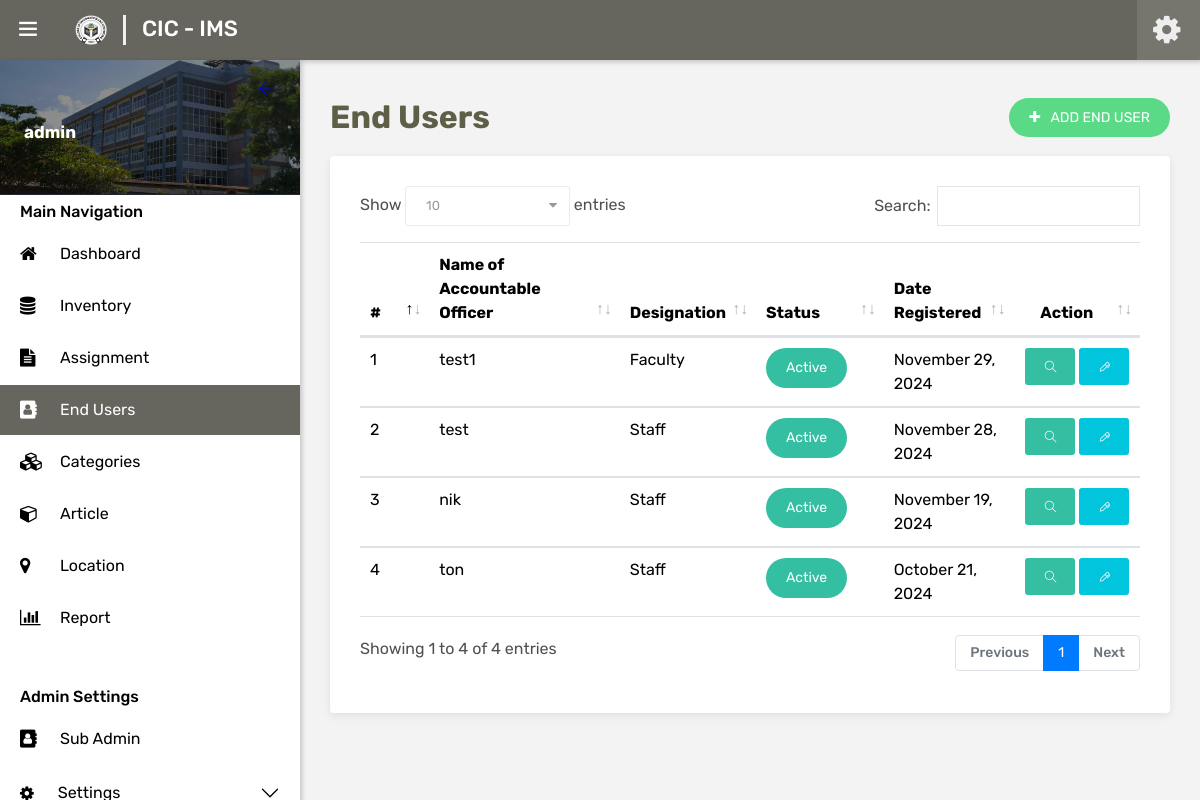
Page /admin/end-user.php (signed in) on the earlier database version.
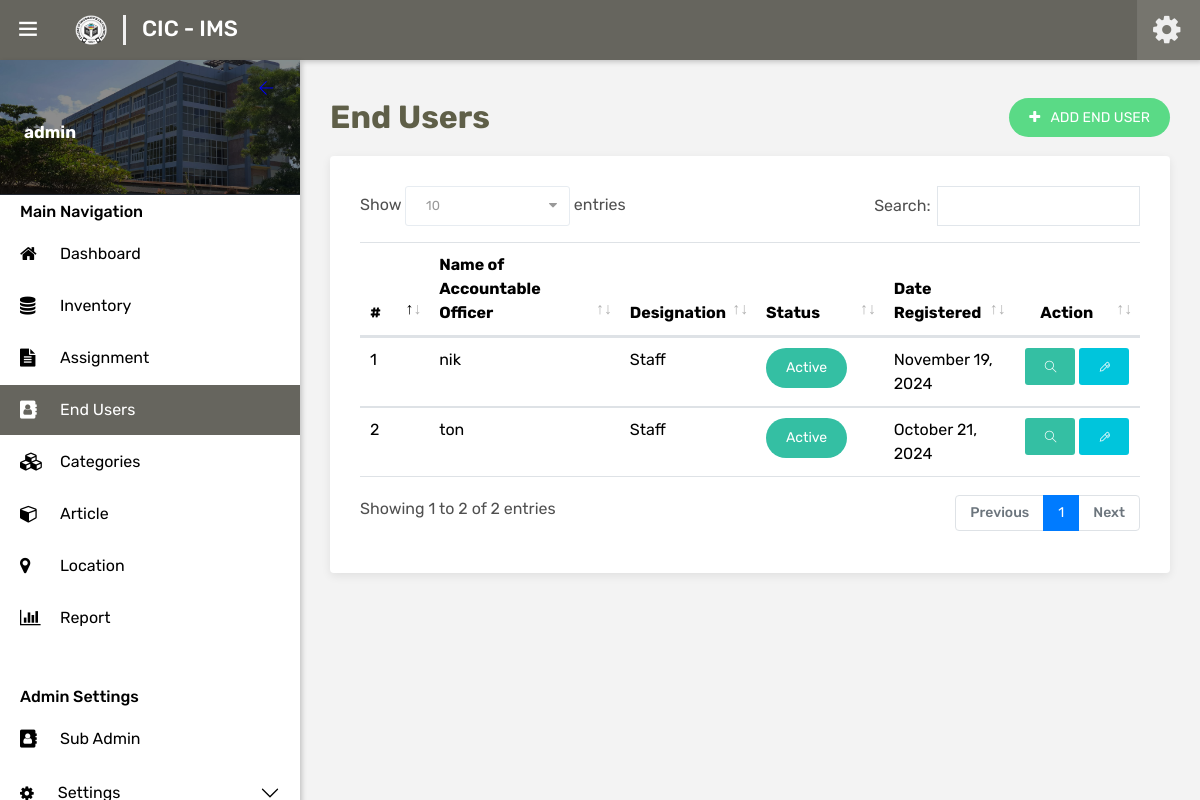
Same page on the later database version.
### tables this page shows
CREATE TABLE `end_user` (
  `id` int(4) NOT NULL,
  `user_id` int(11) NOT NULL,
  `first_name` varchar(15) NOT NULL,
  `middle_name` varchar(20) NOT NULL,
  `last_name` varchar(20) NOT NULL,
  `email` varchar(25) NOT NULL,
  `contact` varchar(11) NOT NULL,
  `designation` int(3) NOT NULL,
  `sex` varchar(6) NOT NULL,
  `birthday` date DEFAULT NULL,
  `status` int(1) NOT NULL,
  `date_registered` date NOT NULL
);

CREATE TABLE `users` (
  `id` int(4) NOT NULL,
  `role_id` int(3) DEFAULT NULL,
  `username` varchar(20) NOT NULL,
  `password` varchar(60) NOT NULL,
  `date_created` datetime NOT NULL
);

CREATE TABLE `designation` (
  `id` int(3) NOT NULL,
  `designation_name` varchar(20) NOT NULL
);

### includes/session.php (called while the page is built, shortened)
<?php
    include('../global/model.php');
    $model = new Model();
    $account_id = $_SESSION['sess'];
    $userInfo = $model->getUserInfo($account_id);
?>

### global/model.php (called while the page is built, shortened)
<?php
	Class Model {
		private $server = "localhost";
		private $username = "root";
		private $password = "cicims";
		private $dbname = "cic_ims";
		private $conn;
		public function __construct() {
			try {
				$this->conn = new mysqli($this->server, $this->username, $this->password, $this->dbname);
			} catch (Exception $e) {
				echo "Connection failed" . $e->getMessage();
			}
		}
		public function getUserInfo($user_id) {
			$data = null;
			$query = "SELECT * FROM users WHERE id = ?";
			if ($stmt = $this->conn->prepare($query)) {
				$stmt->bind_param("i", $user_id);
				$stmt->execute();
				$result = $stmt->get_result();
				if ($result->num_rows > 0) {
					$data = $result->fetch_assoc();
				}
			}
			return $data;
		}
		public function getEndUser() {
			$data = null;
			$query = "SELECT e.id AS end_user_id, e.user_id, e.first_name, e.middle_name, e.last_name, e.email, e.contact, e.designation, e.sex, e.birthday, e.status, e.date_registered, d.id AS designation_id, d.designation_name, u.id AS user_id, u.role_id, u.username, u.password, u.date_created
				FROM end_user e
				LEFT JOIN designation d ON e.designation = d.id
				LEFT JOIN users u ON e.user_id = u.id
				ORDER BY e.date_registered  DESC";
			if ($stmt = $this->conn->prepare($query)) {
				$stmt->execute();
				$result = $stmt->get_result();
				while ($row = $result->fetch_assoc()) {
					$data[] = $row;
				}
			}
			return $data;
		}
	}
?>

### admin/end-user.php (the view, shortened to what the changed rows need)
<?php include('../includes/session.php'); ?>
<?php
	$endUsers = $model->getEndUser();
?>
<?php include('../includes/layouts/main-layouts/html-head.php') ?>
</head>
<body class="ttr-opened-sidebar ttr-pinned-sidebar" style="background-color: #F3F3F3;">
<?php include('../includes/layouts/main-layouts/ttr-header.php') ?>
		<nav class="ttr-sidebar-navi">
			<ul>
				<?php if($userInfo['role_id'] == 1): ?>
				<li class="" style="margin-top: 0px;">
					<div class="accordion accordion-flush" id="accordionSettings">
						<div class="accordion-item">
							<h2 class="accordion-header">
							<button class="accordion-button ps-3.5 py-1 collapsed" type="button" data-bs-toggle="collapse" data-bs-target="#collapseSettings" aria-expanded="true" aria-controls="collapseSettings" ><i class="fa fa-solid fa-gear me-2 pe-3" aria-hidden="true"></i>
							Settings
							</button>
							</h2>
				</li>
				<?php endif; ?>
			</ul>
		</nav>
	</div>
</div>
<main class="ttr-wrapper" style="background-color: #F3F3F3;">
	<div class="container-fluid">
		<div class="row mb-3">
            <div class="col-12">
                <div class="d-flex justify-content-between align-items-center">
                    <h2 class="p-0 mb-0">End Users</h2>
                </div>
            </div>
        </div>
		<div class="row">
			<div class="col-lg-12 m-b30">
				<div class="widget-box">
					<div class="widget-inner">
						<div class="table-responsive">
							<table id="table" class="table hover" style="width:100%">
								<thead>
									<tr>
										<th class="col-1">#</th>
										<th class="col-3">Name of Accountable Officer</th>
										<th class="col-2">Designation</th>
										<th class="col-2">Status</th>
										<th class="col-2">Date Registered</th>
										<?php if($userInfo['role_id'] == 1): ?>
											<th class="col-2 text-center">Action</th>
										<?php else: ?>
											<th class="col-1 text-center">Action</th>
										<?php endif; ?>
									</tr>
								</thead>
								<tbody>
									<?php if (!empty($endUsers)): ?>
										<?php foreach ($endUsers as $key => $endUser): ?>
											<?php
												$endUser_id = $endUser['end_user_id'];
											 	$status = $endUser['status'];
											 ?>
											<tr>
												<td width="50"><?php echo $key + 1; ?></td>
												<td><?php echo $endUser['username']; ?></td>
												<td><?php echo $endUser['designation_name']; ?></td>
												<td>
													<?php if($status == '1'): ?>
														<button class="btn green btn-sm radius-xl " data-toggle="modal" data-target="#update-status-<?php echo $endUser_id; ?>" type="submit" name="view">
															<span class="d-none d-md-inline" data-toggle="tooltip" title="Inactivate">Active</span>
														</button>
													<?php else: ?>
														<button class="btn red radius-xl btn-sm" data-toggle="modal" data-target="#update-status-<?php echo $endUser_id; ?>" type="submit" name="view">
															<span class="d-none d-md-inline" data-toggle="tooltip" title="Activate">Inactive</span>
														</button>
													<?php endif; ?>
												</td>
												<td><?php echo date('F d, Y', strtotime($endUser['date_registered'])); ?></td>
												<td class="text-center">
													<center>
													<?php if($userInfo['role_id'] == 1): ?>
														<button class="btn green" onclick="window.location.href='end-user-view.php?id=<?php echo $endUser_id;?>'" type="submit" name="view"  style="width: 50px; height: 37px;">
															<span data-toggle="tooltip" title="View">
																<i class="ti-search" style="font-size: 12px;"></i>
															</span>
														</button>
														<button data-toggle="modal" data-target="#update-endUser-<?php echo $endUser_id; ?>" class="btn blue" style="width: 50px; height: 37px;">
															<span data-toggle="tooltip" title="Update">
																<i class="ti-marker-alt" style="font-size: 12px;"></i>
															</span>
														</button>
													<?php endif; ?>
													</center>
												</td>
											</tr>
										<?php endforeach; ?>
									<?php endif; ?>
								</tbody>
							</table>
						</div>
					</div>
				</div>
			</div>
		</div>
	</div>
</main>
</body>
</html>

Differences in the rows shown:
removed end_user: user.username "test1", designation.designation_name "Faculty", date_registered "November 29, 2024"
removed end_user: user.username "test", designation.designation_name "Staff", date_registered "November 28, 2024"
Other differences:
text written by a page script: "Show 10 entries Search: Showing 1 to 4 of 4 entries Previous 1 Next" → "Show 10 entries Search: Showing 1 to 2 of 2 entries Previous 1 Next"
